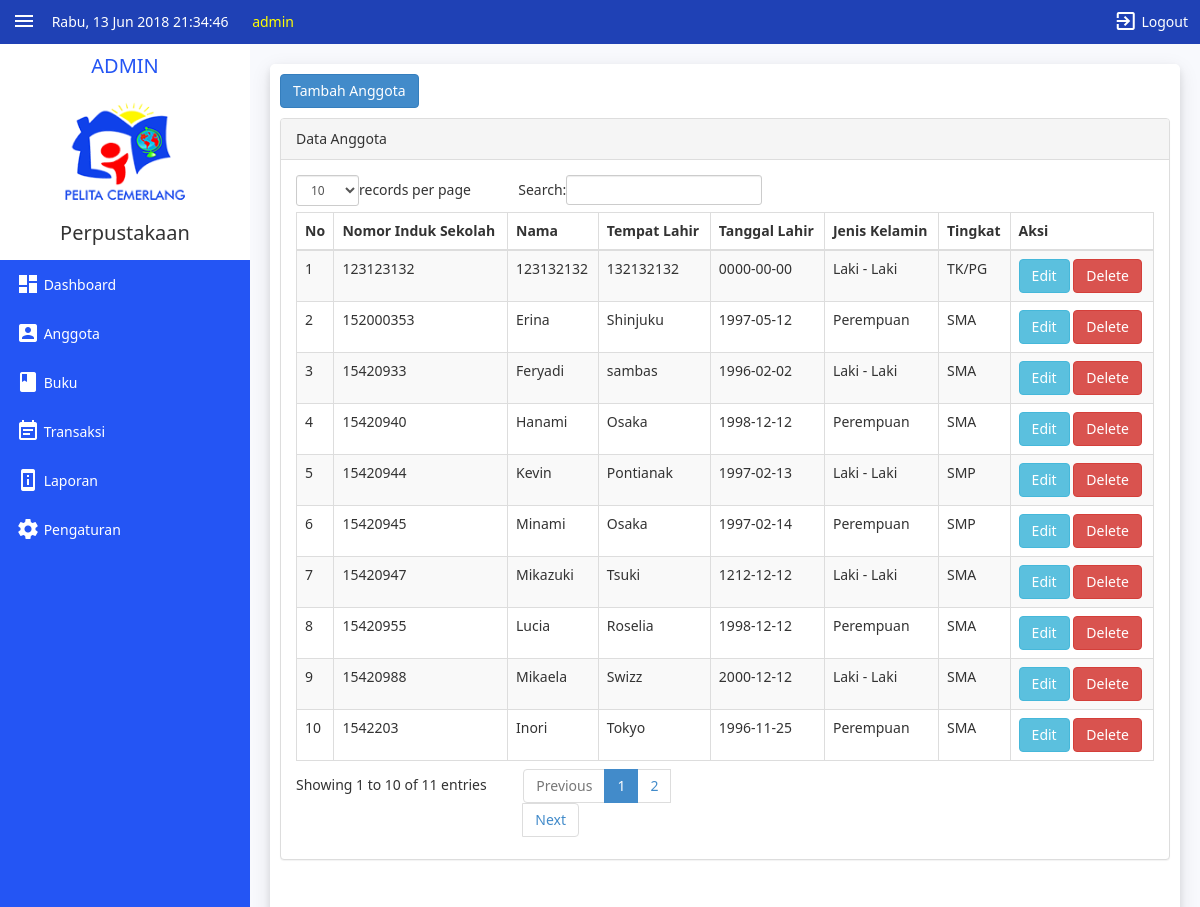
The page /admin/index.php?page=anggota (signed in) on the database its author committed.
### tables this page shows
CREATE TABLE `tbuser` (
  `id` int(11) NOT NULL,
  `status` varchar(5) NOT NULL,
  `nama` varchar(225) NOT NULL,
  `username` varchar(225) NOT NULL,
  `password` varchar(225) NOT NULL
);

CREATE TABLE `tb_anggota` (
  `nis` varchar(15) NOT NULL,
  `nama` varchar(255) NOT NULL,
  `tmp_lahir` varchar(125) NOT NULL,
  `tgl_lahir` date NOT NULL,
  `jk` enum('l','p') NOT NULL,
  `tingkat` varchar(25) NOT NULL
);

### admin/page/anggota/anggota.php (the view)
<a href="?page=anggota&aksi=tambah" class="btn btn-primary" style="margin-bottom: 10px">Tambah Anggota</a>
<div class="row">
  <div class="col-md-12">
      <div class="panel panel-default">
          <div class="panel-heading">
               Data Anggota
          </div>
          <div class="panel-body">
              <div class="table-responsive" id="container-table-anggota">
                  <table class="table table-striped table-bordered table-hover" id="dataTables-example">
                      <thead>
                          <tr>
                              <th>No</th>
                              <th>Nomor Induk Sekolah</th>
                              <th>Nama</th>
                              <th>Tempat Lahir</th>
                              <th>Tanggal Lahir</th>
                              <th>Jenis Kelamin</th>
                              <th>Tingkat</th>
                              <th>Aksi </th>
                          </tr>
                      </thead>
                      <tbody>
                        <?php
                        $no = 1;
                        $query = "SELECT * FROM tb_anggota";
                        $sql = $koneksi -> query($query);
                        while ($data= $sql-> fetch_assoc()){
                        $jk = ($data['jk']=='l')?"Laki - Laki":"Perempuan";
                        ?>
                        <tr>
                          <td><?php echo $no++; ?></td>
                          <td><?php echo $data['nis'];?></td>
                          <td><?php echo $data['nama'];?></td>
                          <td><?php echo $data['tmp_lahir'];?></td>
                          <td><?php echo $data['tgl_lahir'];?></td>
                          <td><?php echo $jk;?></td>
                          <td><?php echo $data['tingkat'];?></td>
                          <td>
                            <a href="?page=anggota&aksi=edit&id=<?php echo $data['nis'];?>" class="btn btn-info">Edit</a>
                            <a onclick="return confirm('Anda Yakin Ingin Menghapus Data Anggota Berikut?')" href="?page=anggota&aksi=hapus&id=<?php echo $data['nis'];?>" class="btn btn-danger">Delete</a>
                          </td>
                        </tr>
                      <?php } ?>
                      </tbody>
                    </table>
            </div>
      </div>
    </div>
  </div>
</div>

### admin/index.php (shortened to what this page needs)
<?php
  $koneksi = new mysqli ("localhost","root","","perpustakaan");
?>
<!DOCTYPE html>
<html>
<head>
  <link rel="stylesheet" href="../assets/css/bootstrap.css">
  <link rel="stylesheet" href="../assets/css/bootstrap.ba.css">
  <link rel="stylesheet" href="../assets/css/style.css">
  <link href="../assets/js/dataTables/dataTables.bootstrap.css" rel="stylesheet" >
</head>
<body onload="setInterval('displayServerTime()', 1000);">
  <div class="top-bar">
    <div class="hamburger">
      <button class="hamburger-button" onclick="toggleNav()"><i class="material-icons logout-button">menu</i></button>
    </div>
    <div id="logoutButton" class="hamburger hamburger-logout">
      <button class="hamburger-button" onclick="document.getElementById('modallogout').style.display='block'" ><i class="material-icons logout-button">exit_to_app</i> Logout</button>
    </div>
    <div class="top-bar-menu">
      <?php
        function hari(){
            switch (date("N")) {
              case '3':
                $hari = "Rabu";
                break;
            }
            return($hari);
        }
        $tanggal = hari().", ". date("j M Y");
        echo $tanggal;
      ?>
      <span id="clock"><?php print date('H:i:s'); ?></span>
    </div>
    <div class="top-bar-menu" style="color:yellow; padding-left:20px; font-size:14px;">
      <?php
        include '../koneksi.php';
          $username = $_SESSION['username'];
        mysqli_select_db($conn,'perpustakaan');
        $result = mysqli_query($conn,"SELECT * FROM tbuser WHERE username = '$username'");
        if (mysqli_num_rows($result) > 0) {
          while($row = mysqli_fetch_assoc($result)) {
            echo $row['nama'];
          }
        }
      ?>
    </div>
  </div>
  <div id="mySidenav" class="sidenav tab">
    <div style="background:white;padding:10px;">
      <h2 id="admin" class="admin">ADMIN</h2>
      <center><img src="../assets/img/logo.png" style="width:230px;" alt="logo"></center>
      <h2 style="text-align: Center;">Perpustakaan</h2>
    </div>
    <a href="index.php"><i class="material-icons">dashboard</i> Dashboard</a>
    <a href="?page=anggota"><i class="material-icons">account_box</i> Anggota</a>
    <a href="?page=buku"><i class="material-icons">book</i> Buku</a>
    <a href="?page=transaksi"><i class="material-icons">event_note</i> Transaksi</a>
    <a href="?page=laporan"><i class="material-icons">perm_device_information</i> Laporan</a>
    <a href="?page=pengaturan"><i class="material-icons">settings</i> Pengaturan</a>
  </div>
  <div id="main" class="main">
    <div class="sub-main">
        <div class="content">
          <?php
            $page = $_GET['page'];
            $aksi = $_GET['aksi'];
            if($page == "anggota"){
              if (isset($_GET['aksi'])){
                if ($aksi=="tambah"){
                  include "./page/anggota/tambah.php";
                }
                elseif ($aksi=="edit"){
                  include "./page/anggota/edit.php";
                }
                elseif ($aksi=="hapus"){
                  include "./page/anggota/hapus.php";
                }
                elseif ($aksi=="coba"){
                  include "./page/anggota/coba.php";
                }
              }
              else {
                include "./page/anggota/anggota.php";
              }
            }
            else {
              include "./page/dashboard.php";
            }
          ?>
        </div>
      </div>
  </div>
</body>
</html>

### assets/css/style.css (style rules this page uses)
body { font-family: "segoe ui"; margin: 0; background-color: #f8f9fd; }
.tab a { display: block; background-color: inherit; color: white; padding-top: 6px; padding-bottom: 14px; padding-left: 16px; width: 100%; border: none; outline: none; text-align: left; cursor: pointer; transition: 0.5s; font-size: 14px; text-decoration:none; }
i { font-size: 30px; transform: translateX(0%) translateY(25%); }
.tab { float: left; width: 30%; height: 300px; }
.sidenav { margin-top: 44px; height: 100%; width: 250px; position: fixed; z-index: 1; top: 0; left: 0; background-color: #2455f4; overflow-x: hidden; transition: 0.5s; }
.main { transition: margin-left 0.5s; margin-left: 250px; height: 100%; position: relative; z-index: 2; transition: 0.5s; }
a { color: white; }
.top-bar { position: fixed; z-index: 4; width: 100%; min-height: 44px; background-color: #1f41b5; color: white; padding-top: 2px; font-size: 14px; }
.top-bar-menu { display: inline-block; padding-left: 8px; }
.top-bar .hamburger { display: inline-block; }
.hamburger-button { display: block; background-color: #1f41b5; color: white; padding-left: 8px ; padding-right: 4px; padding-bottom: 10px; margin-left: 4px; width: 100%; border: none; outline: none; text-align: left; cursor: pointer; transition: 0.3s; }
.logout-button { padding-left: 16px ; padding-right: 10px; padding-top: 8px; padding-bottom: 10px; }
.hamburger i { padding:0; }
.hamburger-logout { position: relative; float: right; margin-right: 8px; transition: margin-left 0.5s; transition: margin-right 0.5s; }
.admin { text-align: center; color: #2455f4; }
.sub-main { width: 100%; height: 100%; float: right; padding: 20px; transition: 0.5s; }
.content { margin-top: 44px; min-height: 900px; padding: 10px; background: #fff; border-radius: 5px; box-shadow: 0 4px 8px 0 rgba(0, 0, 0, 0.1), 0 6px 20px 0 rgba(0, 0, 0, 0.1); }

### rows shown on the page
tbuser: nama "admin"
tb_anggota: nis "123123132", nama "123132132", tmp_lahir "132132132", tgl_lahir "0000-00-00", jk "Laki - Laki", tingkat "TK/PG"
tb_anggota: nis "152000353", nama "Erina", tmp_lahir "Shinjuku", tgl_lahir "1997-05-12", jk "Perempuan", tingkat "SMA"
tb_anggota: nis "15420933", nama "Feryadi", tmp_lahir "sambas", tgl_lahir "1996-02-02", jk "Laki - Laki", tingkat "SMA"
tb_anggota: nis "15420940", nama "Hanami", tmp_lahir "Osaka", tgl_lahir "1998-12-12", jk "Perempuan", tingkat "SMA"
tb_anggota: nis "15420944", nama "Kevin", tmp_lahir "Pontianak", tgl_lahir "1997-02-13", jk "Laki - Laki", tingkat "SMP"
tb_anggota: nis "15420945", nama "Minami", tmp_lahir "Osaka", tgl_lahir "1997-02-14", jk "Perempuan", tingkat "SMP"
tb_anggota: nis "15420947", nama "Mikazuki", tmp_lahir "Tsuki", tgl_lahir "1212-12-12", jk "Laki - Laki", tingkat "SMA"
tb_anggota: nis "15420955", nama "Lucia", tmp_lahir "Roselia", tgl_lahir "1998-12-12", jk "Perempuan", tingkat "SMA"
tb_anggota: nis "15420988", nama "Mikaela", tmp_lahir "Swizz", tgl_lahir "2000-12-12", jk "Laki - Laki", tingkat "SMA"
tb_anggota: nis "1542203", nama "Inori", tmp_lahir "Tokyo", tgl_lahir "1996-11-25", jk "Perempuan", tingkat "SMA"

### other values the page prints
$tanggal "Rabu, 13 Jun 2018"
